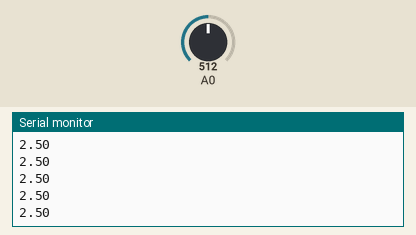
Bench run of a sketch on a simulated Arduino Uno, built with avr-gcc and run on an emulated ATmega328P. Parts: the last lines printed to the serial monitor. The test bench sets the inputs (shaded band); at power-on: A0 = 512.

Above: at 1.2 s.
1.3 s: A0 set to 716
At 2.4 s:
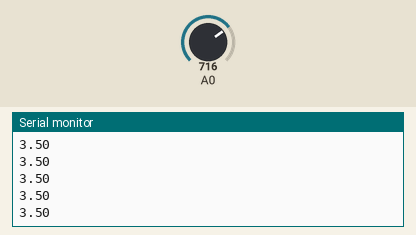
2.8 s: A0 set to 900
At 3.7 s:
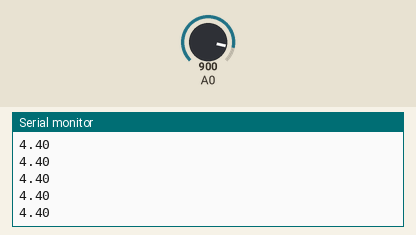
Timing chart, 0 to 5.8 s (numbered marks = the images above; inputs shaded):
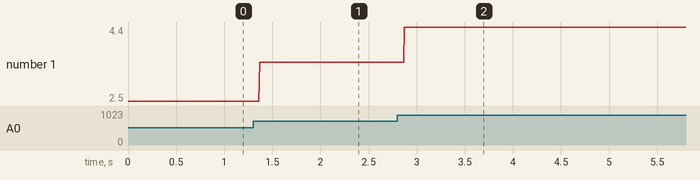

Measured:
- after the input at 1.3 s, the serial monitor: prints a new line after 0.07 s (image 1)
- after the input at 2.8 s, the serial monitor: prints a new line after 0.07 s (image 2)
- plotted number 1: 2.5 → 3.5 after the input at 1.3 s, 3.5 → 4.4 after the input at 2.8 s

The sketch:

project-source-code.ino
```cpp
void setup() {
  // initialize serial communication at 9600 bits per second:
  Serial.begin(9600);
}


void loop() {
  // Leitura analogica da porta A0
  int sensorValue = analogRead(A0);
  // Converte a leitura analógica (10 bits; de 0 - 1023) para um nível de tensão (0 - 5V):

  float voltage = sensorValue * (5.0 / 1023.0);

  Serial.println(voltage);
  float freq = 400;
  delay(1000.0/freq);
}
```
